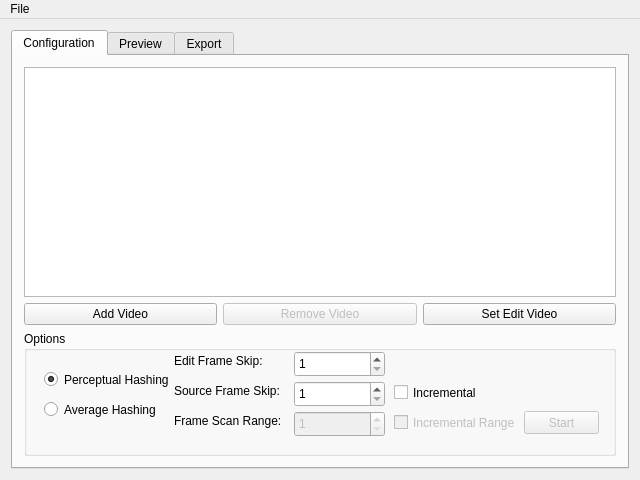
<?xml version="1.0" encoding="UTF-8"?>
<ui version="4.0">
 <class>MainWindow</class>
 <widget class="QMainWindow" name="MainWindow">
  <property name="enabled">
   <bool>true</bool>
  </property>
  <property name="geometry">
   <rect>
    <x>0</x>
    <y>0</y>
    <width>640</width>
    <height>480</height>
   </rect>
  </property>
  <property name="minimumSize">
   <size>
    <width>640</width>
    <height>480</height>
   </size>
  </property>
  <property name="windowTitle">
   <string>ReverseEdit</string>
  </property>
  <widget class="QWidget" name="CentralWidget">
   <layout class="QHBoxLayout" name="horizontalLayout">
    <item>
     <widget class="QTabWidget" name="TabWidget">
      <property name="currentIndex">
       <number>0</number>
      </property>
      <widget class="QWidget" name="ConfigTab">
       <attribute name="title">
        <string>Configuration</string>
       </attribute>
       <layout class="QVBoxLayout" name="verticalLayout_2">
        <item>
         <widget class="QTableWidget" name="SourceVideoList"/>
        </item>
        <item>
         <layout class="QHBoxLayout" name="SourceButtonLayout">
          <item>
           <widget class="QPushButton" name="AddVideoButton">
            <property name="text">
             <string>Add Video</string>
            </property>
           </widget>
          </item>
          <item>
           <widget class="QPushButton" name="RemoveVideoButton">
            <property name="enabled">
             <bool>false</bool>
            </property>
            <property name="text">
             <string>Remove Video</string>
            </property>
           </widget>
          </item>
          <item>
           <widget class="QPushButton" name="SetEditVideoButton">
            <property name="text">
             <string>Set Edit Video</string>
            </property>
           </widget>
          </item>
         </layout>
        </item>
        <item>
         <widget class="QGroupBox" name="OptionsBox">
          <property name="minimumSize">
           <size>
            <width>0</width>
            <height>125</height>
           </size>
          </property>
          <property name="title">
           <string>Options</string>
          </property>
          <widget class="QSpinBox" name="EditFrameSkipSpinbox">
           <property name="geometry">
            <rect>
             <x>270</x>
             <y>20</y>
             <width>91</width>
             <height>26</height>
            </rect>
           </property>
           <property name="minimum">
            <number>1</number>
           </property>
           <property name="maximum">
            <number>99999</number>
           </property>
          </widget>
          <widget class="QSpinBox" name="SourceFrameSkipSpinbox">
           <property name="geometry">
            <rect>
             <x>270</x>
             <y>50</y>
             <width>91</width>
             <height>26</height>
            </rect>
           </property>
           <property name="minimum">
            <number>1</number>
           </property>
           <property name="maximum">
            <number>99999</number>
           </property>
          </widget>
          <widget class="QSpinBox" name="FrameScanRangeSpinBox">
           <property name="enabled">
            <bool>false</bool>
           </property>
           <property name="geometry">
            <rect>
             <x>270</x>
             <y>80</y>
             <width>91</width>
             <height>26</height>
            </rect>
           </property>
           <property name="minimum">
            <number>1</number>
           </property>
           <property name="maximum">
            <number>99999</number>
           </property>
          </widget>
          <widget class="QCheckBox" name="IncrementalCheckbox">
           <property name="geometry">
            <rect>
             <x>370</x>
             <y>50</y>
             <width>121</width>
             <height>23</height>
            </rect>
           </property>
           <property name="text">
            <string>Incremental</string>
           </property>
          </widget>
          <widget class="QCheckBox" name="IncrementalRangeCheckBox">
           <property name="enabled">
            <bool>false</bool>
           </property>
           <property name="geometry">
            <rect>
             <x>370</x>
             <y>80</y>
             <width>151</width>
             <height>23</height>
            </rect>
           </property>
           <property name="text">
            <string>Incremental Range</string>
           </property>
          </widget>
          <widget class="QLabel" name="FrameScanRangeLabel">
           <property name="geometry">
            <rect>
             <x>150</x>
             <y>80</y>
             <width>131</width>
             <height>20</height>
            </rect>
           </property>
           <property name="text">
            <string>Frame Scan Range:</string>
           </property>
          </widget>
          <widget class="QLabel" name="SourceFrameSkipLabel">
           <property name="geometry">
            <rect>
             <x>150</x>
             <y>50</y>
             <width>131</width>
             <height>20</height>
            </rect>
           </property>
           <property name="text">
            <string>Source Frame Skip:</string>
           </property>
          </widget>
          <widget class="QLabel" name="EditFrameSkipLabel">
           <property name="geometry">
            <rect>
             <x>150</x>
             <y>20</y>
             <width>111</width>
             <height>20</height>
            </rect>
           </property>
           <property name="text">
            <string>Edit Frame Skip:</string>
           </property>
          </widget>
          <widget class="QRadioButton" name="PerceptualHashButton">
           <property name="geometry">
            <rect>
             <x>20</x>
             <y>40</y>
             <width>151</width>
             <height>17</height>
            </rect>
           </property>
           <property name="text">
            <string>Perceptual Hashing</string>
           </property>
           <property name="checked">
            <bool>true</bool>
           </property>
          </widget>
          <widget class="QRadioButton" name="AverageHashButton">
           <property name="geometry">
            <rect>
             <x>20</x>
             <y>70</y>
             <width>151</width>
             <height>17</height>
            </rect>
           </property>
           <property name="text">
            <string>Average Hashing</string>
           </property>
          </widget>
          <widget class="QPushButton" name="StartButton">
           <property name="enabled">
            <bool>false</bool>
           </property>
           <property name="geometry">
            <rect>
             <x>500</x>
             <y>80</y>
             <width>75</width>
             <height>23</height>
            </rect>
           </property>
           <property name="text">
            <string>Start</string>
           </property>
          </widget>
         </widget>
        </item>
       </layout>
      </widget>
      <widget class="QWidget" name="PreviewTab">
       <attribute name="title">
        <string>Preview</string>
       </attribute>
       <layout class="QVBoxLayout" name="verticalLayout_3">
        <item>
         <layout class="QHBoxLayout" name="PreviewLayout">
          <item>
           <widget class="QGroupBox" name="PreviewGroupBox">
            <property name="autoFillBackground">
             <bool>false</bool>
            </property>
            <property name="title">
             <string>Preview</string>
            </property>
           </widget>
          </item>
         </layout>
        </item>
        <item>
         <widget class="QSlider" name="MediaProgressBar">
          <property name="enabled">
           <bool>false</bool>
          </property>
          <property name="orientation">
           <enum>Qt::Horizontal</enum>
          </property>
         </widget>
        </item>
        <item>
         <widget class="QPushButton" name="MediaPlayButton">
          <property name="enabled">
           <bool>false</bool>
          </property>
          <property name="text">
           <string>Play</string>
          </property>
         </widget>
        </item>
       </layout>
      </widget>
      <widget class="QWidget" name="ExportTab">
       <attribute name="title">
        <string>Export</string>
       </attribute>
      </widget>
     </widget>
    </item>
   </layout>
  </widget>
  <widget class="QMenuBar" name="MenuBar">
   <property name="geometry">
    <rect>
     <x>0</x>
     <y>0</y>
     <width>640</width>
     <height>21</height>
    </rect>
   </property>
   <widget class="QMenu" name="MenuFile">
    <property name="title">
     <string>File</string>
    </property>
    <addaction name="ActionOpenWorkspace"/>
    <addaction name="ActionSaveWorkspace"/>
    <addaction name="ActionExit"/>
   </widget>
   <addaction name="MenuFile"/>
  </widget>
  <action name="ActionOpenWorkspace">
   <property name="text">
    <string>Open Workspace</string>
   </property>
  </action>
  <action name="ActionSaveWorkspace">
   <property name="text">
    <string>Save Workspace</string>
   </property>
  </action>
  <action name="ActionExit">
   <property name="text">
    <string>Exit</string>
   </property>
  </action>
 </widget>
 <layoutdefault spacing="6" margin="11"/>
 <resources/>
 <connections/>
</ui>
